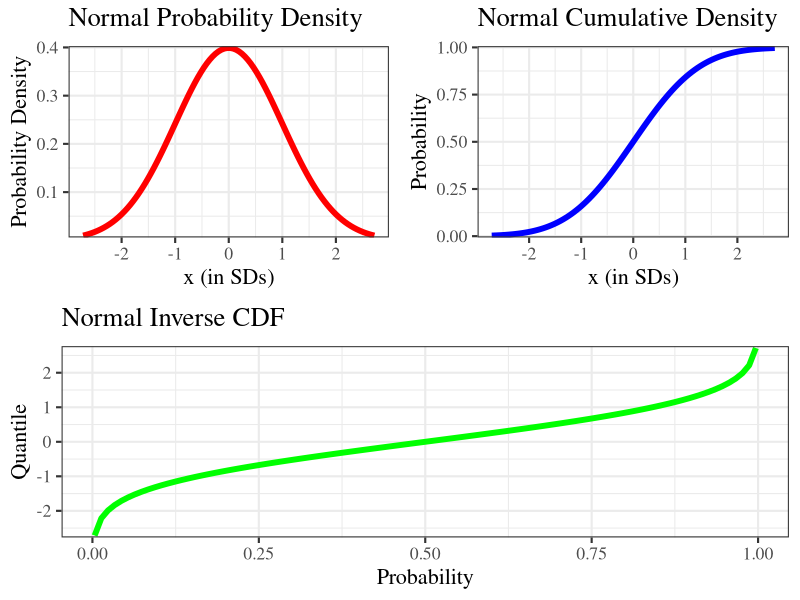
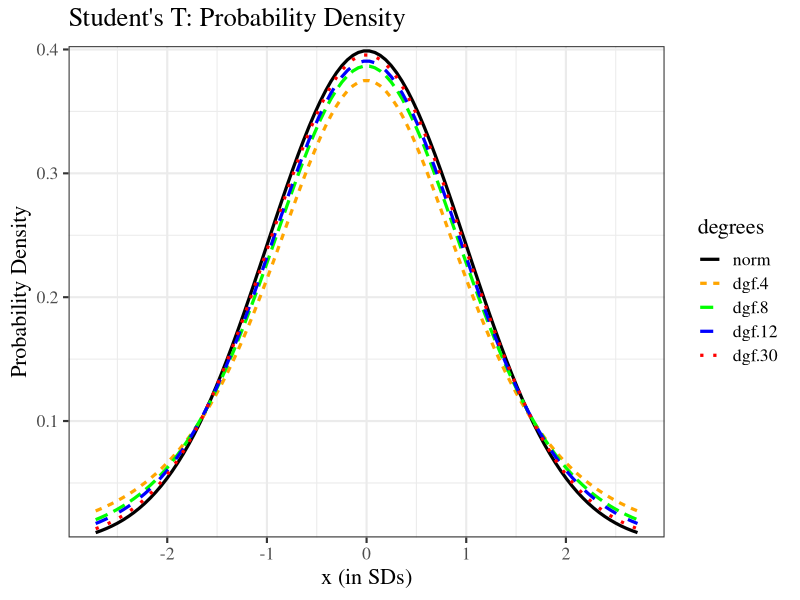
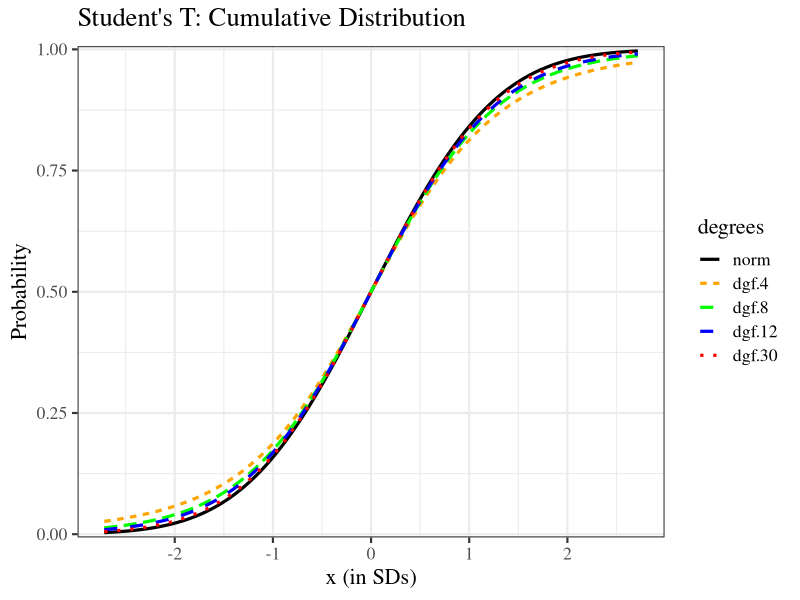
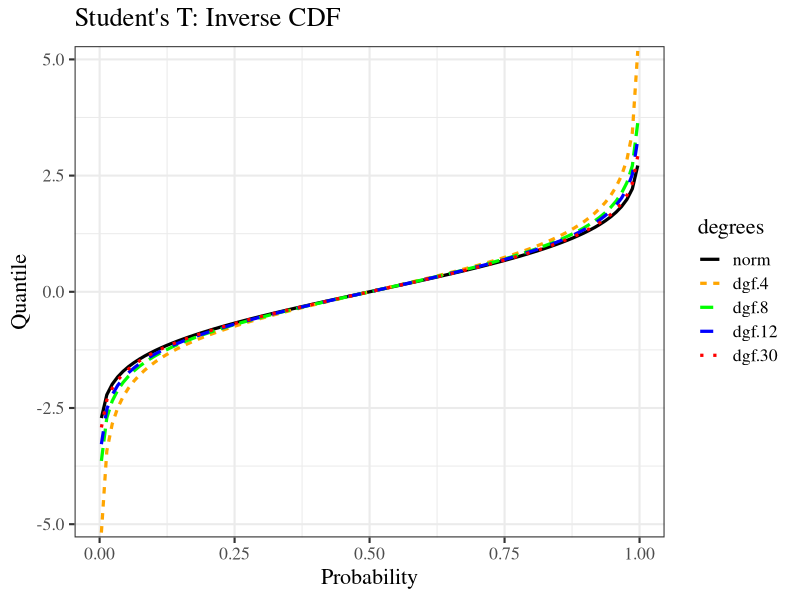

Write the R code that produced these figures, in order.
## ---- chunk 1
knitr::opts_chunk$set(
    echo = TRUE,      # Output code chunks
    message = FALSE,  # Toggle off message output 
    warning = FALSE)  # Toggle off warning output
## ---- chunk 2
library(ggplot2)
library(gridExtra)
library(tidyverse)
library(magrittr)
## ---- chunk 3
mu = 0
sigma = 1
x_e<- seq(-exp(1), exp(1), length.out = 100)
quantiles <- seq(0.0033, 0.9967, length.out = 100) # Close for consistency

d_norm <- dnorm(x_e, mean = mu, sd = sigma) # PDF
p_norm <- pnorm(x_e, mean = mu, sd = sigma) # CDF
q_norm <- qnorm(quantiles, mean = mu, sd = sigma) # iCDF

df.pdf <- data.frame(x = x_e, y = d_norm)
df.cdf <- data.frame(x = x_e, y = p_norm)
df.icdf <- data.frame(x = quantiles, y = q_norm)

## ---- chunk 4
# normal_pdf
p1 <- df.pdf %>% 
  ggplot(aes(x, y)) +
  geom_line(stat = "identity", col = "red", size=2) +
  scale_y_continuous(expand = c(0.01, 0)) + 
  labs(title = "Normal Probability Density", x="x (in SDs)", y="Probability Density") + 
  theme_bw(16, "serif") +
  theme(plot.title = element_text(size = rel(1.2), vjust = 1.5))

# normal_cdf
p2 <- df.cdf %>% 
  ggplot(aes(x, y)) +
  geom_line(stat = "identity", col = "blue", size=2) +
  scale_y_continuous(expand = c(0.01, 0)) +
  labs(title = "Normal Cumulative Density", x="x (in SDs)",y="Probability") +
  theme_bw(16, "serif") +
  theme(plot.title = element_text(size = rel(1.2), vjust = 1.5))

# normal_icdf
p3 <- df.icdf %>% 
  ggplot(aes(x, y)) +
  geom_line(stat = "identity", col = "green", size=2) +
  scale_y_continuous(expand = c(0.01, 0)) + 
  labs(title = "Normal Inverse CDF", x="Probability",y="Quantile") +
  theme_bw(16, "serif") +
  theme(plot.title = element_text(size = rel(1.2), vjust = 1.5))

grid.arrange(grobs=list(p1, p2, p3), layout_matrix = rbind(c(1, 2),c(3, 3)))
## ---- chunk 5
cset = c("black","orange","green","blue","red")
#cset = c("red","blue","green","orange","black")
## ---- chunk 6
df.stdt <- data.frame(norm=d_norm, t(mapply(dt, x_e, MoreArgs = list(c(4,8,12,30))))) %>% 
  set_colnames( c("norm","dgf.4","dgf.8","dgf.12","dgf.30"))

df.stdt %>% as_tibble() %>% gather(key="degrees",value = "value", factor_key = TRUE) %>% 
  ggplot(aes(x=rep.int(x_e, length(cset)), y=value)) +
  geom_line(aes(color = degrees, linetype=degrees), stat = "identity", size=1.1 ) +
  scale_y_continuous(expand = c(0.01, 0)) + 
  labs(title = "Student's T: Probability Density", x="x (in SDs)", y="Probability Density") + 
  theme_bw(16, "serif") + theme(plot.title = element_text(size = rel(1.2), vjust = 1.5)) + 
  scale_colour_manual(values=cset)

## ---- chunk 7
#Student's T: Cumulative Distribution
df.pt <- data.frame(p_norm, t(mapply(pt, x_e, MoreArgs = list(c(4,8,12,30), lower.tail = TRUE)))) %>% 
  set_colnames( c("norm","dgf.4","dgf.8","dgf.12","dgf.30"))

df.pt %>% as_tibble() %>% gather(key="degrees",value = "value", factor_key = TRUE) %>%  
  ggplot(aes(x=rep.int(x_e, length(cset)), y=value)) +
  geom_line(aes(y=value, color = degrees, linetype=degrees), stat = "identity", size=1.1 ) +
  scale_y_continuous(expand = c(0.01, 0)) + 
  labs(title = "Student's T: Cumulative Distribution", x="x (in SDs)", y="Probability") + 
  theme_bw(16, "serif") + theme(plot.title = element_text(size = rel(1.2), vjust = 1.5)) + 
  scale_colour_manual(values=cset)
## ---- chunk 8
# Student's T: Inverse CDF
quantiles <- seq(0.0033, 0.9967, length.out = 100)
df.qt <- data.frame(q_norm, t(mapply(qt, quantiles, MoreArgs = list(c(4,8,12,30))))) %>% 
  set_colnames( c("norm","dgf.4","dgf.8","dgf.12","dgf.30"))

df.qt %>% as_tibble() %>% gather(key="degrees",value = "value", factor_key = TRUE) %>% 
  ggplot(aes(x=rep.int(quantiles, length(cset)), y=value)) +
  geom_line(aes(y=value, color = degrees, linetype=degrees), stat = "identity", size=1.1 ) +
  scale_y_continuous(expand = c(0.01, 0)) + 
  labs(title = "Student's T: Inverse CDF", x="Probability", y="Quantile") + 
  theme_bw(16, "serif") + theme(plot.title = element_text(size = rel(1.2), vjust = 1.5)) + 
  scale_colour_manual(values=cset)
  
